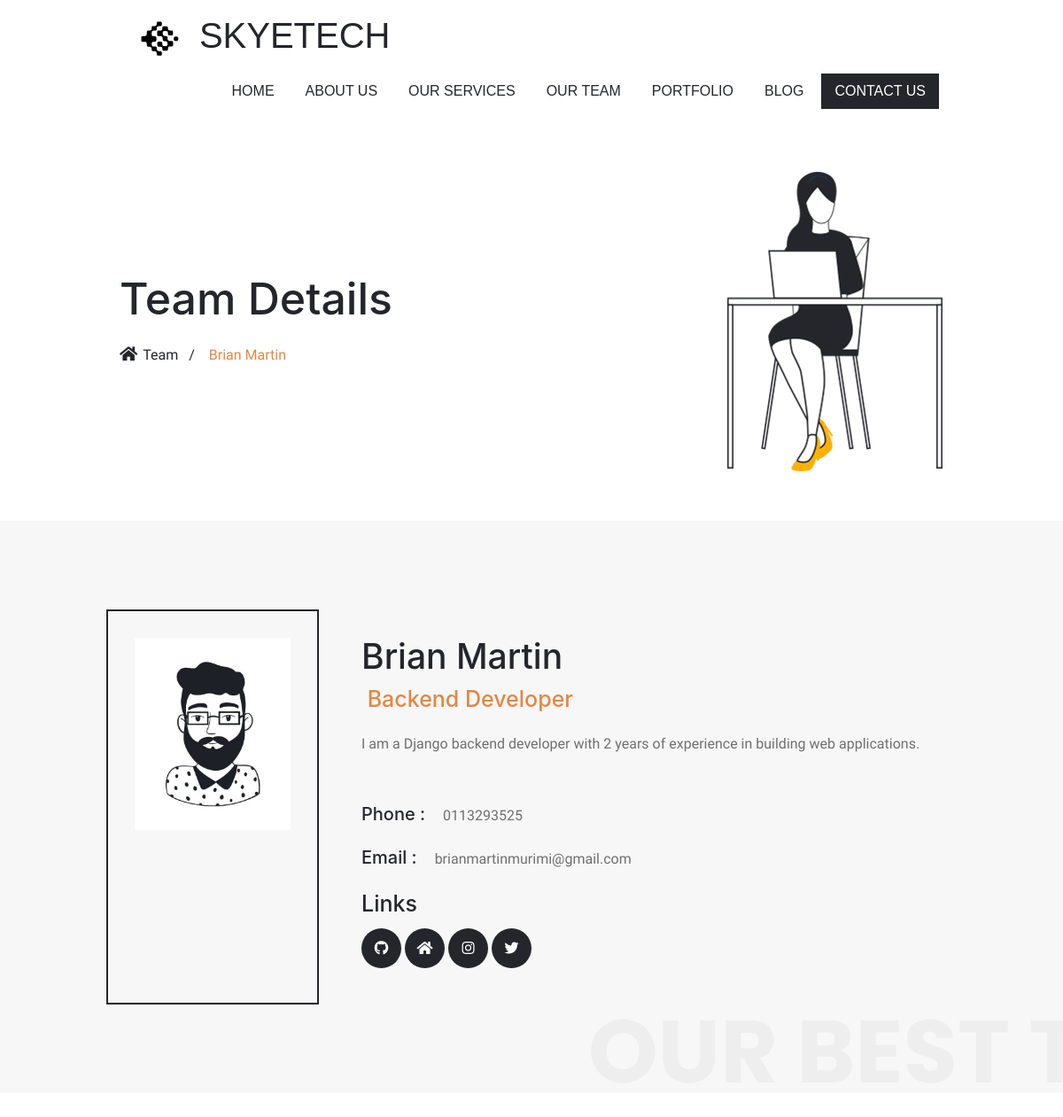
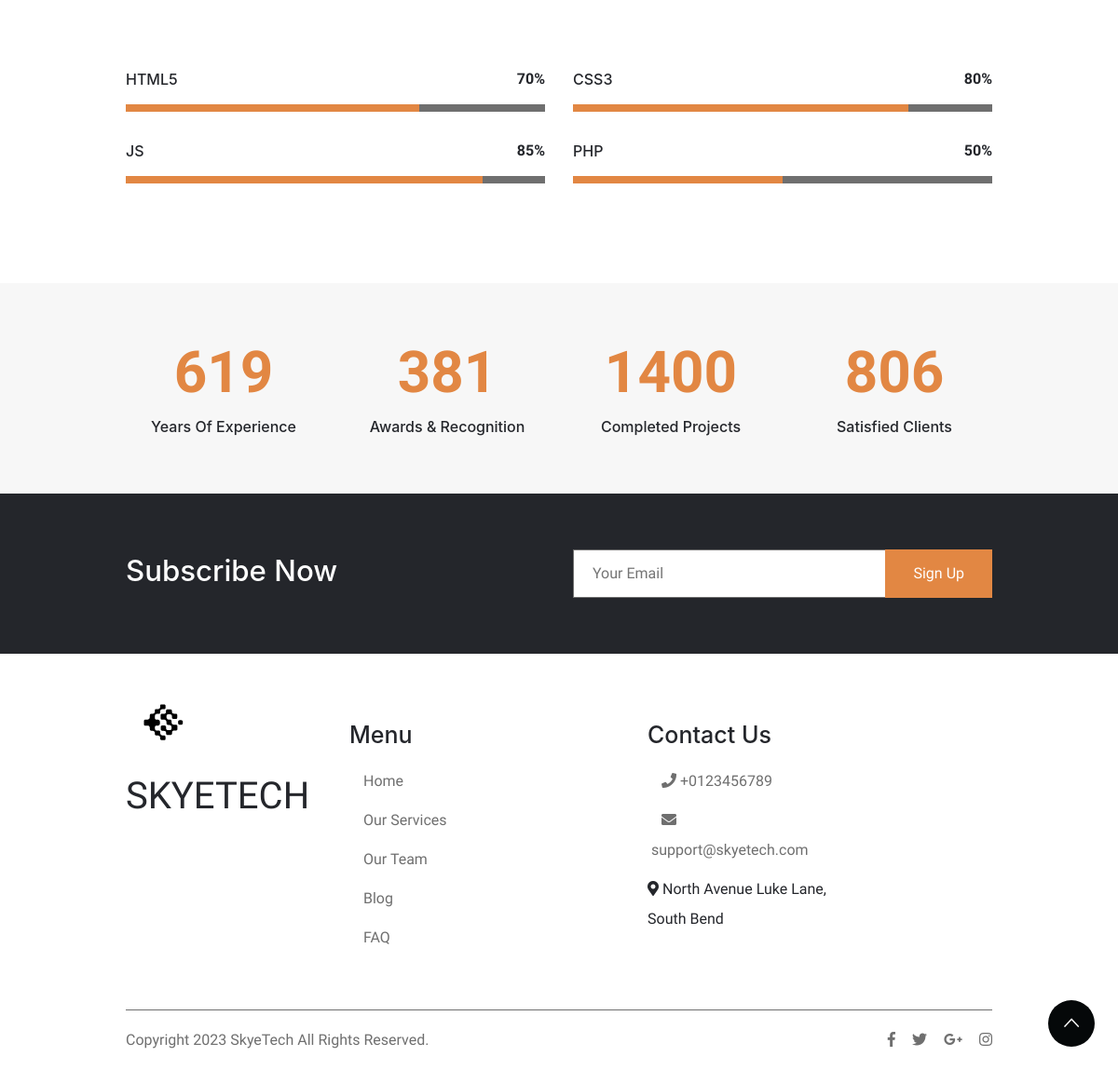
The page /team/details/brian-martin on the database its author committed (2 pictures, top to bottom).
### home/models.py (models this page shows, shortened)
class Member(models.Model):
    name=models.CharField(max_length=255)
    reg_no=models.CharField(max_length=20)
    role=models.CharField(max_length=255, blank=True, null=True)
    image=models.ImageField(upload_to='team/', blank=True, null=True)
    about=models.TextField(blank=True)
    phone=models.CharField(max_length=13, blank=True)
    email=models.EmailField(max_length=255, blank=True)
    slug=models.SlugField(unique=True, blank=True)
    def get_urls(self):
        urls=Url.objects.filter(member_name=self)
        return urls

class Url(models.Model):
    member_name=models.ForeignKey(Member, on_delete=models.CASCADE)
    title=models.CharField(max_length=225)
    url=models.URLField(blank=True, null=True)

### home/views.py (the view)
# urls.py: path('team/details/<slug:slug>',views.team_details, name='team_details'),
def team_details(request, slug):
    member=get_object_or_404(Member, slug=slug)
    context={
       'member':member,
    }
    return render(request, 'team-details.html', context)

### templates/team-details.html (shortened to what this page needs)
{% extends "base.html" %}
{% load static %}
{% block content %}
<section class="iq-breadcrumb text-left green-bg">
   <div class="container">
      <div class="row">
         <div class="col-lg-8 col-md-8 text-left mb-4 mb-lg-0 align-self-center">
            <h2 class="title">Team Details</h2>
            <nav aria-label="breadcrumb">
               <ol class="breadcrumb">
                  <li class="breadcrumb-item"><a href="{% url 'team' %}"><i class="fa fa-home" aria-hidden="true"></i>Team</a></li>
                  <li class="breadcrumb-item active">{{member.name}}</li>
               </ol>
            </nav>
         </div>
         <div class="col-lg-4 col-md-4 text-right">
            <img  src="{% static 'images/team/05.png' %}" class="img-fluid" alt="#"/>
         </div>
      </div>
   </div>
</section>
<div class="main-content">
   <section class="team-details gray-bg">
      <div class="container">
         <div class="row">
            <div class="col-lg-3 col-md-4 border">
               <div class="img-box text-center">
                  <img src="{{member.image.url}}" class="img-fluid" alt="{{member.name}}">
               </div>
            </div>
            <div class="col-lg-9 col-md-8 pl-5 mt-4">
               <h2>{{member.name}}</h2>
               <h4 class="mb-3"><span class="main-color">&nbsp;{{member.role}}</span></h4>
               <p class="">{{member.about}}</p>
               <div class="row mt-5">
                  <div class="col-lg-6 col-sm-12">
                     <ul class="team-details">
                        <li class="mb-3">
                           <h5 class="mr-3">Phone :</h5>
                           <p class="mb-0">{{member.phone}}</p>
                        </li>
                        <li class="mb-3">
                           <h5 class="mr-3">Email :</h5>
                           <p class="mb-0">{{member.email}}</p>
                        </li>
                     </ul>
                     <h4>Links</h4>
                        <div class="share mt-2">
                           <ul>
                              {% for url in member.get_urls %}
                              <li><a href="{{url.url}}"><i class="{{url.title}}"></i></a></li>
                              {% endfor %}
                           </ul>
                        </div>
                  </div>
               </div>
            </div>
         </div>
      </div>
      <div class="scrolling-text bottam right default">
         <div data-bottom="transform:translatex(300px)" data-top="transform:translatex(0);">Our Best Team</div>
      </div>
   </section>
   <section class="overview-block-pb">
      <div class="container">
         <div class="row">
            <div class="col-lg-6">
               <div class="iq-services-box text-left">
                  <div class="services-content">
                     <h6>HTML5</h6>
                     <span class="progress-value">70%</span>
                     <div class="iq-progress-bar">
                        <span data-percent="70" style="transition: width 2s ease 0s; width: 70%;"></span>
                     </div>
                  </div>
                  <div class="services-content">
                     <h6>JS</h6>
                     <span class="progress-value">85%</span>
                     <div class="iq-progress-bar">
                        <span data-percent="85" style="transition: width 2s ease 0s; width: 85%;"></span>
                     </div>
                  </div>
               </div>
            </div>
            <div class="col-lg-6">
               <div class="iq-services-box text-left">
                  <div class="services-content">
                     <h6>CSS3</h6>
                     <span class="progress-value">80%</span>
                     <div class="iq-progress-bar">
                        <span data-percent="80" style="transition: width 2s ease 0s; width: 80%;"></span>
                     </div>
                  </div>
                  <div class="services-content">
                     <h6>PHP</h6>
                     <span class="progress-value">50%</span>
                     <div class="iq-progress-bar">
                        <span data-percent="50" style="transition: width 2s ease 0s; width: 50%;"></span>
                     </div>
                  </div>
               </div>
            </div>
         </div>
      </div>
   </section>
   <div class="iq-counter-box gray-bg">
      <div class="container">
         <div class="row">
            <div class="col-lg-3 col-md-6 col-sm-12 text-center">
               <div class="iq-counter pb-0">
                  <span class="timer" data-to="1105" data-speed="5000">1105</span>
                  <h6>Years of Experience</h6>
               </div>
            </div>
            <div class="col-lg-3 col-md-6 col-sm-12 text-center">
               <div class="iq-counter pb-0">
                  <span class="timer" data-to="680" data-speed="5000">680</span>
                  <h6>Awards &amp; Recognition</h6>
               </div>
            </div>
            <div class="col-lg-3 col-md-6 col-sm-12 text-center">
               <div class="iq-counter pb-0">
                  <span class="timer" data-to="2500" data-speed="5000">2500</span>
                  <h6>Completed Projects</h6>
               </div>
            </div>
            <div class="col-lg-3 col-md-6 col-sm-12 text-center">
               <div class="iq-counter">
                  <span class="timer" data-to="1440" data-speed="5000">1440</span>
                  <h6>Satisfied Clients</h6>
               </div>
            </div>
         </div>
      </div>
   </div>
   {% include 'components/newsletter.html' %}
</div>
{% endblock %}

### static/css/typography.css (style rules this page uses)
body { font-weight: 500; font-style: normal; padding: 0; font-size: 1em; line-height: 2; color: #6f6f6f; }
a, .btn { -webkit-transition: all 0.5s ease-out 0s; -moz-transition: all 0.5s ease-out 0s; -ms-transition: all 0.5s ease-out 0s; -o-transition: all 0.5s ease-out 0s; transition: all 0.5s ease-out 0s; }
a, button, input { outline: medium none !important; color: #ffffff; }
h1, h2, h3, h4, h5, h6, .display-1 { font-family: 'SF Pro Display', sans-serif; color: #24262b; margin: 0; -ms-word-wrap: break-word; word-wrap: break-word; line-height: 1.5em; font-weight: 500; text-transform: capitalize; }
h2 { font-size: 2.441em; }
h4 { font-size: 1.563em; }
h5 { font-size: 1.25em; }
h6 { font-size: 1em; }
.container { max-width: 1170px; }
section { position: relative; background: #ffffff; padding: 100px 0; display: block; width: 100%; overflow: hidden; z-index: 999; }
section.gray-bg { padding: 100px 0px; }
.overview-block-pb { padding: 100px; }
ul { margin: 0px; padding: 0px; }
.main-color { color: #e28743; }
.gray-bg { background: #F7F7F7 }
.scrolling-text { position: absolute; top: 5%; left: 6%; font-size: 100px; z-index: -1; line-height: 94px; font-family: 'Poppins', sans-serif; font-weight: bold; text-transform: uppercase; color: #eeeeee; }
.scrolling-text.bottam { bottom: 0%; top: inherit; }
.scrolling-text.right { right: 5%; left: inherit; }
.img-fluid { position: relative; }

### static/css/style.css (style rules this page uses)
.iq-services-box .services-content { margin-bottom: 30px; }
.iq-services-box .services-content:last-child { margin-bottom: 0; }
.progress-value { float: right; border-radius: 0; color: #24262b; line-height: 30px; font-weight: bold; position: relative; bottom: 27px; right: 0; font-weight: 600; }
.iq-progress-bar { background: #6f6f6f none repeat scroll 0 0; box-shadow: 0 0 0; height: 8px; margin: 0; position: relative; width: 100%; margin: 15px 0 0; }
.iq-progress-bar > span { background: #e28743 none repeat scroll 0 0; display: block; height: 100%; width: 0; }
.iq-counter-box .iq-counter { text-align: center; padding-top: 60px; padding-bottom: 60px; }
.iq-counter-box .iq-counter .timer { font-size: 62px; line-height: 72px; color: #e28743; font-weight: bold; margin-bottom: 10px; display: inline-block; width: 100%; }
.portfolio-meta, .share ul { margin: 0; padding: 0; display: inline-block; width: 100%; margin: 0 0 30px; }
.portfolio-meta li, .share ul li { list-style-type: none; }
.share ul li { display: inline-block; float: left; margin-right: 10px; }
.share ul li a { height: 45px; width: 45px; border-radius: 90px; display: inline-block; background: #24262b; color: #ffffff; text-align: center; line-height: 45px; }
.iq-breadcrumb { padding: 45px 0; z-index: 9; }
.iq-breadcrumb .title { font-size: 50px; }
.iq-breadcrumb nav { display: inline-block; margin-top: 0; }
.breadcrumb-item + .breadcrumb-item::before { padding-right: 1rem; }
.iq-breadcrumb.text-left .breadcrumb { z-index: 86; text-align: left; position: relative; color: #e28743; margin-bottom: 0; display: inline-block; width: 100%; padding: 10px 0; background: none; }
.iq-breadcrumb.text-left .breadcrumb li { display: inline-block; word-break: break-all; }
.iq-breadcrumb.text-left .breadcrumb li a i { font-size: 18px; margin-right: 6px; }
.iq-breadcrumb.text-left .breadcrumb li, .iq-breadcrumb.text-left .breadcrumb li a:hover { color: #e28743; text-decoration: none; }
.iq-breadcrumb.text-left .breadcrumb li a, .iq-breadcrumb.text-left .breadcrumb-item + .breadcrumb-item::before { color: #24262b; margin-bottom: 0; }
ul.team-details { padding-left: 0; list-style: none; }
ul.team-details li h5, ul.team-details li p { display: inline-block; }
.team-details .border { border: 2px solid #24262b !important; padding: 30px 30px; }

### static/css/responsive.css (style rules this page uses)
@media (min-width:576px) { .container { max-width: 540px } }
@media (min-width:768px) { .container { max-width: 720px } }
@media (min-width:992px) { .container { max-width: 960px } }
@media (max-width:1399px) { section { padding: 100px 0; } }
@media (max-width:1365px) { section { padding: 50px 0; } }
@media (max-width:1365px) { .share ul li { margin-right: 4px; } }

### templates/base.html (style rules this page uses)
body { font-family: 'Hedvig Letters Sans', 'SF Pro Display', 'DM Mono', 'Inter'; }
.img-fluid { object-fit: contain; }

### rows shown on the page
Member: name "Brian Martin", image (picture), role "Backend Developer", about "I am a Django backend developer with 2 years of experience in building web applications.", phone "0113293525", email "brianmartinmurimi@gmail.com"
